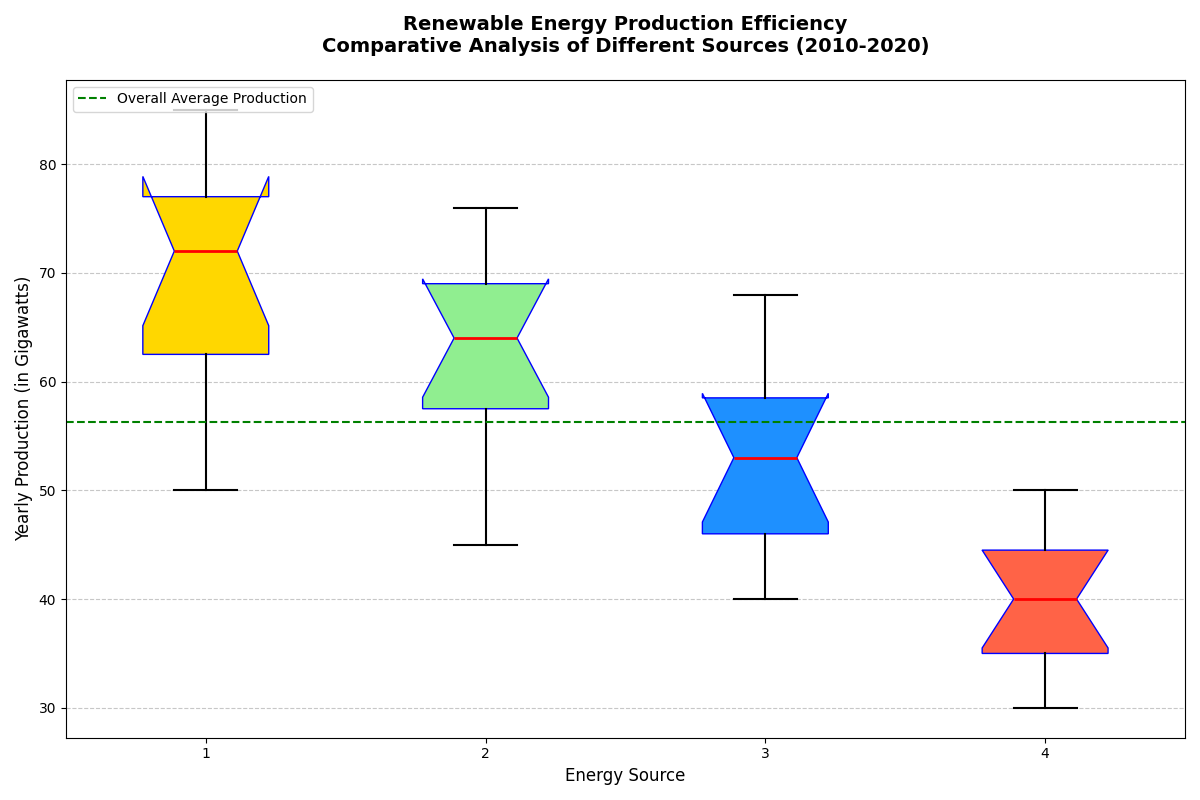

Generate this figure with Python:
import matplotlib.pyplot as plt
import numpy as np

# Backstory: We are comparing the production efficiency of different renewable energy sources over a decade.

# Define the data for the box plot
# Each list represents yearly productivity (in gigawatts) over a decade for various renewable energy sources
solar_energy = [50, 55, 60, 65, 70, 72, 74, 76, 78, 80, 85]
wind_energy = [45, 50, 55, 60, 62, 64, 66, 68, 70, 75, 76]
hydroelectric_energy = [40, 42, 45, 47, 50, 53, 55, 57, 60, 64, 68]
geothermal_energy = [30, 32, 34, 36, 37, 40, 42, 44, 45, 48, 50]

# Combine data into a list for plotting
data = [solar_energy, wind_energy, hydroelectric_energy, geothermal_energy]
energy_sources = ['Solar Energy', 'Wind Energy', 'Hydroelectric Energy', 'Geothermal Energy']

# Plot setup
fig, ax = plt.subplots(figsize=(12, 8))

# Create the vertical box plot
boxplot = ax.boxplot(data, vert=True, patch_artist=True, notch=True,
                    boxprops=dict(facecolor='skyblue', color='blue'),
                    whiskerprops=dict(color='blue'),
                    capprops=dict(color='blue'),
                    medianprops=dict(color='red', linewidth=2),
                    flierprops=dict(markerfacecolor='red', marker='o', markersize=5, linestyle='none'))

# Customizing colors for each energy source
colors = ['#FFD700', '#90EE90', '#1E90FF', '#FF6347']
for patch, color in zip(boxplot['boxes'], colors):
    patch.set_facecolor(color)

# Adding title and labels
plt.title("Renewable Energy Production Efficiency\nComparative Analysis of Different Sources (2010-2020)", 
          fontsize=14, fontweight='bold', pad=20)
plt.xlabel("Energy Source", fontsize=12)
plt.ylabel("Yearly Production (in Gigawatts)", fontsize=12)

# Adding a grid for better readability
ax.yaxis.grid(True, linestyle='--', alpha=0.7)
ax.set_axisbelow(True)

# Customizing other plot elements to enhance clarity
plt.setp(boxplot['whiskers'], color='black', linestyle='-', linewidth=1.5)
plt.setp(boxplot['caps'], color='black', linewidth=1.5)
plt.setp(boxplot['medians'], color='red', linewidth=2)

# Highlighting the overall mean production across all energy sources with a horizontal line
overall_mean = np.mean(solar_energy + wind_energy + hydroelectric_energy + geothermal_energy)
ax.axhline(overall_mean, color='green', linestyle='--', linewidth=1.5, label='Overall Average Production')

# Adding a legend
ax.legend(loc='upper left', fontsize=10)

# Ensure the layout is adjusted to prevent overlap
plt.tight_layout()

# Display the plot
plt.show()
